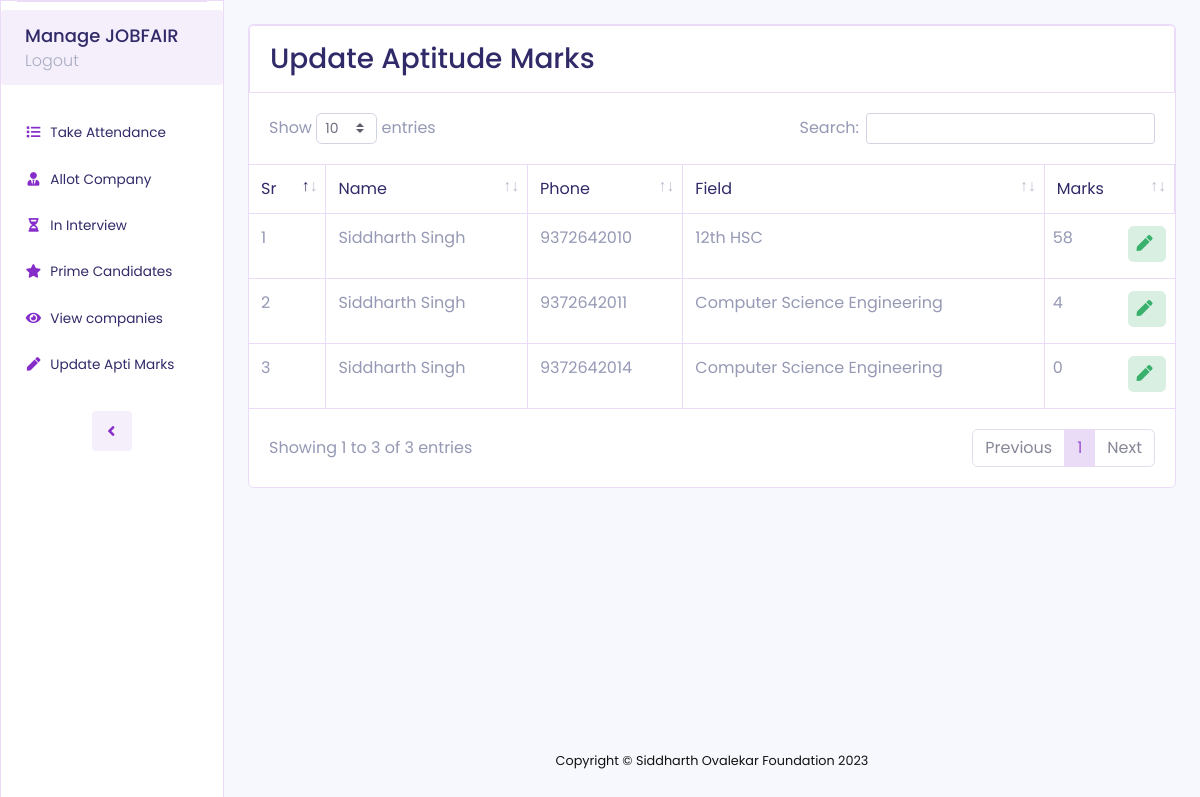
The app's page /admin/marks.php (signed in), older data.
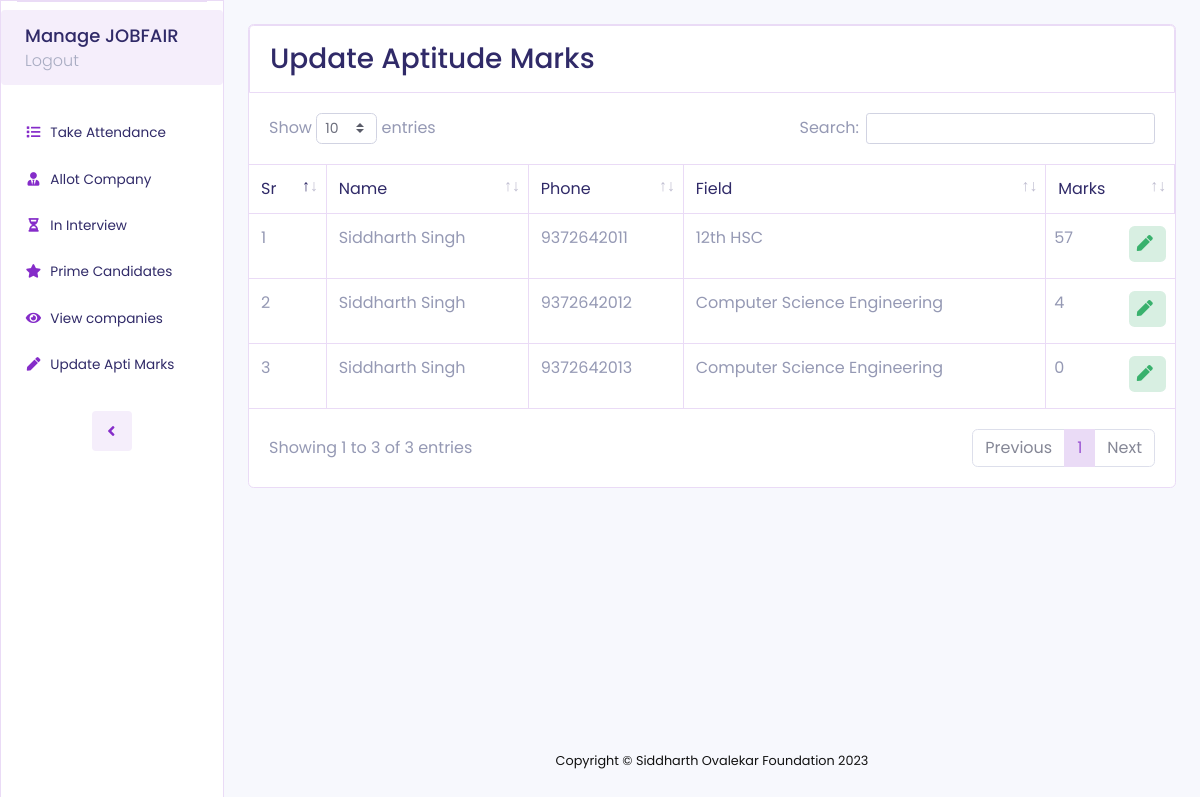
The same page, newer data.
### tables this page shows
CREATE TABLE `students` (
  `id` int(11) NOT NULL,
  `first_name` varchar(50) NOT NULL,
  `last_name` varchar(50) NOT NULL,
  `phone` varchar(50) NOT NULL,
  `email` varchar(500) NOT NULL,
  `college` varchar(250) NOT NULL,
  `category` varchar(100) NOT NULL,
  `field` varchar(300) NOT NULL,
  `tenth_marks` float NOT NULL,
  `twelfth_marks` float NOT NULL DEFAULT 0,
  `degree_marks` float NOT NULL DEFAULT 0,
  `year_of_passing` int(11) NOT NULL,
  `path` varchar(1000) NOT NULL,
  `dob` date NOT NULL,
  `attended` int(11) NOT NULL DEFAULT 0,
  `top` int(11) NOT NULL DEFAULT 0,
  `apti_marks` int(11) NOT NULL DEFAULT 0
);

### admin/marks.php (the view, shortened to what this page needs)
<?php
    include("partial.php");
?>
<!DOCTYPE html>
<html lang="en">
<head>
    <link href="assets/vendor/fontawesome-free/css/all.min.css" rel="stylesheet" type="text/css">
    <link href="assets/vendor/datatables/dataTables.bootstrap4.min.css" rel="stylesheet">
    <link href="assets/css/sb-admin-2.min.css" rel="stylesheet">
</head>
<body id="page-top">
    <div id="wrapper">
        <?php include("./sidebar.php"); ?>
        <div id="content-wrapper" class="d-flex flex-column">
            <div id="content">
                <div class="container-fluid mt-md-4">
                    <div class="card mb-4">
                        <div class="card-header py-3" style="border:1.5px solid #eadbf6; ">
                            <h3 class="m-0 font-weight-medium" style="color:#302a68;">Update Aptitude Marks</h3>
                        </div>
                        <div class="card-body p-0">
                            <div class="table-responsive">
                                <table class="table table-bordered" id="dataTable" width="100%" cellspacing="0">
                                    <thead>
                                        <tr>
                                            <th>Sr</th>
                                            <th>Name</th>
                                            <th>Phone</th>
                                            <th>Field</th>
                                            <th>Marks</th>
                                        </tr>
                                    </thead>
                                    <tbody>
                                    <?php
                                        $q= "select * from students";
                                        $r= mysqli_query($conn, $q);
                                        $i= 1;
                                        while($res=$r->fetch_assoc()){
                                            echo "<tr>
                                                    <td>".$i."</td>
                                                    <td>".$res['first_name']." ".$res['last_name']."</td>
                                                    <td>".$res['phone']."</td>
                                                    <td>".$res['field']."</td>
                                                    <td class='row'>
                                                        <div class='col-md-7' >
                                                            <p id='displaymarks".$res['phone']."'>".$res['apti_marks']."</p>
                                                            <input id='inputmarks".$res['phone']."' style='display: none;' type='number' value='".$res['apti_marks']."' name='marks' class='form-control mb-1'>
                                                        </div>
                                                        <div class='col-md-5'>
                                                            <button phone='".$res['phone']."' id='displaysubmit".$res['phone']."' onclick='change(this)' style='background-color: #d8efe2!important;border: none;' class='btn btn-success btn-icon-split ml-sm-0 w-100'>
                                                                <span class='text' style='color: #39b16d;font-weight: 400;'><i class='fas fa-pen' style='margin-right: 5px;'></i></span>
                                                            </button>
                                                            <button onclick='submit(this)' phone='".$res['phone']."' id='inputsubmit".$res['phone']."' style='display: none;' style='background-color: #d8efe2!important;border: none;' class='btn btn-success btn-icon-split ml-sm-0 w-100'>
                                                                <span class='text' style='color: #fff;font-weight: 400;'><i class='fas fa-check' style='margin-right: 5px;'></i></span>
                                                            </button>
                                                        </div>
                                                    </td>
                                                </tr>";
                                            $i++;
                                        }
                                      ?>
                                    </tbody>
                                </table>
                            </div>
                        </div>
                    </div>
                </div>
            </div>
            <footer class="sticky-footer">
                <div class="container my-auto">
                    <div class="copyright text-center my-auto">
                        <span>Copyright &copy; Siddharth Ovalekar Foundation 2023</span>
                    </div>
                </div>
            </footer>
        </div>
    </div>
</body>
</html>

Row changes from the older to the newer data that the page shows:
removed students: first_name "Siddharth", last_name "Singh", phone "9372642010", field "12th HSC", apti_marks "58"
removed students: first_name "Siddharth", last_name "Singh", phone "9372642014", field "Computer Science Engineering", apti_marks "0"
changed students id 9372642011: field "Computer Science Engineering" → "12th HSC"; apti_marks "4" → "57"
added students: first_name "Siddharth", last_name "Singh", phone "9372642012", field "Computer Science Engineering", apti_marks "4"
added students: first_name "Siddharth", last_name "Singh", phone "9372642013", field "Computer Science Engineering", apti_marks "0"
